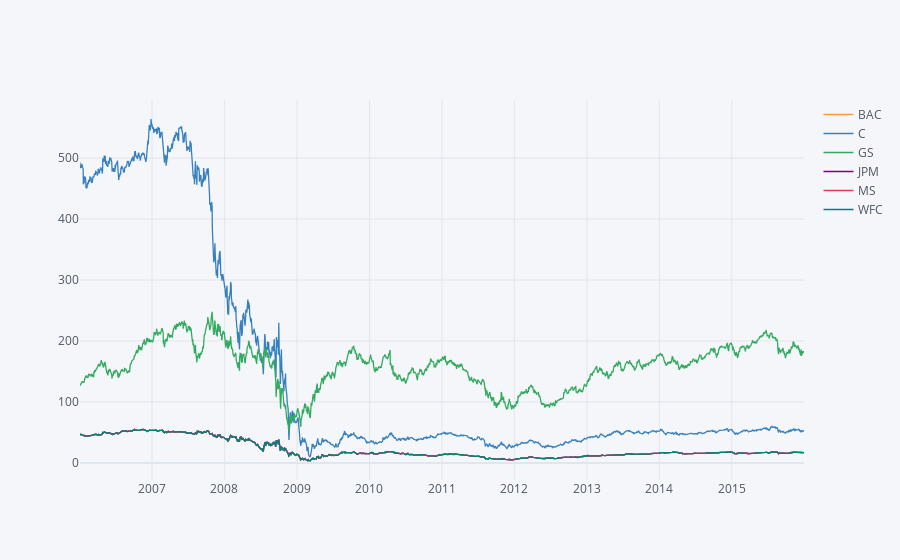

Notebook code cell kept with this figure:
### Code cell
bank_stocks.xs(key='Close',axis=1,level='Stock Info').iplot()

### Figure 1 — Plotly figure (JSON) as saved in the notebook; plotly's stock layout.template omitted (floating-point values rounded to 4 significant figures; data arrays with more than 128 entries replaced by an {"elided": "..."} marker saying what was removed)
{"data": [{"line": {"color": "rgba(255, 153, 51, 1.0)", "dash": "solid", "shape": "linear", "width": 1.3}, "mode": "lines", "name": "BAC", "text": "", "type": "scatter", "x": {"elided": "2517 str values"}, "y": {"elided": "2517 float values"}}, {"line": {"color": "rgba(55, 128, 191, 1.0)", "dash": "solid", "shape": "linear", "width": 1.3}, "mode": "lines", "name": "C", "text": "", "type": "scatter", "x": {"elided": "2517 str values"}, "y": {"elided": "2517 float values"}}, {"line": {"color": "rgba(50, 171, 96, 1.0)", "dash": "solid", "shape": "linear", "width": 1.3}, "mode": "lines", "name": "GS", "text": "", "type": "scatter", "x": {"elided": "2517 str values"}, "y": {"elided": "2517 float values"}}, {"line": {"color": "rgba(128, 0, 128, 1.0)", "dash": "solid", "shape": "linear", "width": 1.3}, "mode": "lines", "name": "JPM", "text": "", "type": "scatter", "x": {"elided": "2517 str values"}, "y": {"elided": "2517 float values"}}, {"line": {"color": "rgba(219, 64, 82, 1.0)", "dash": "solid", "shape": "linear", "width": 1.3}, "mode": "lines", "name": "MS", "text": "", "type": "scatter", "x": {"elided": "2517 str values"}, "y": {"elided": "2517 float values"}}, {"line": {"color": "rgba(0, 128, 128, 1.0)", "dash": "solid", "shape": "linear", "width": 1.3}, "mode": "lines", "name": "WFC", "text": "", "type": "scatter", "x": {"elided": "2517 str values"}, "y": {"elided": "2517 float values"}}], "layout": {"legend": {"bgcolor": "#F5F6F9", "font": {"color": "#4D5663"}}, "paper_bgcolor": "#F5F6F9", "plot_bgcolor": "#F5F6F9", "title": {"font": {"color": "#4D5663"}}, "xaxis": {"gridcolor": "#E1E5ED", "showgrid": true, "tickfont": {"color": "#4D5663"}, "title": {"font": {"color": "#4D5663"}, "text": ""}, "zerolinecolor": "#E1E5ED"}, "yaxis": {"gridcolor": "#E1E5ED", "showgrid": true, "tickfont": {"color": "#4D5663"}, "title": {"font": {"color": "#4D5663"}, "text": ""}, "zerolinecolor": "#E1E5ED"}}}
